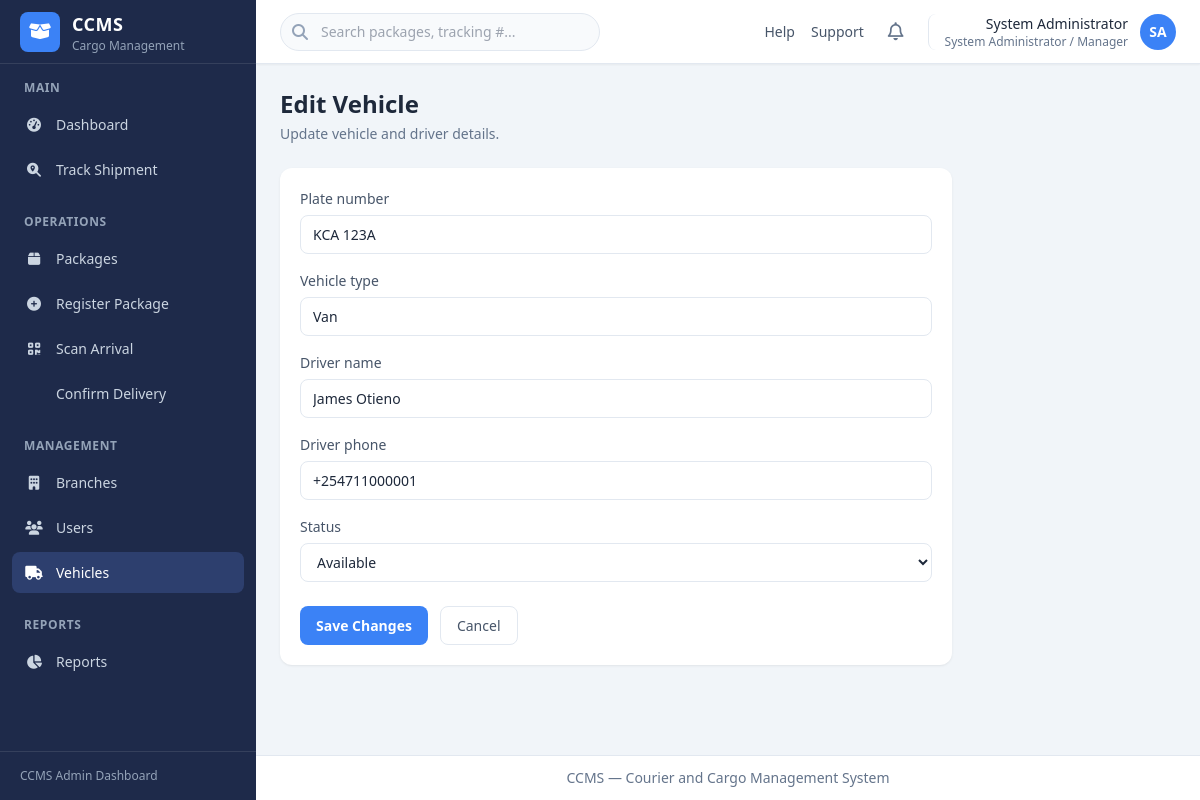
The page /vehicles/1/edit/ (signed in) on the database its author committed.
### account/models.py (models this page shows, shortened)
class User(AbstractUser):
    full_name = models.CharField(max_length=255)
    phone_number = models.CharField(max_length=20, blank=True)
    role = models.CharField(
        max_length=20,
        choices=UserRole.choices,
        default=UserRole.BRANCH_OFFICER,
    )
    status = models.CharField(
        max_length=20,
        choices=UserStatus.choices,
        default=UserStatus.ACTIVE,
    )
    branch = models.ForeignKey(
        'ccms_app.Branch',
        on_delete=models.SET_NULL,
        null=True,
        blank=True,
        related_name='staff',
    )
    class Meta:
        ordering = ['full_name']
    @property
    def is_admin_manager(self):
        return self.role == UserRole.ADMIN_MANAGER
    @property
    def role_label(self):
        return self.get_role_display()
    def get_initials(self):
        parts = self.full_name.strip().split()
        if len(parts) >= 2:
            return (parts[0][0] + parts[-1][0]).upper()
        if parts:
            return parts[0][0].upper()
        return self.username[:1].upper()

### ccms_app/models.py (models this page shows, shortened)
class Vehicle(models.Model):
    plate_number = models.CharField(max_length=20, unique=True)
    vehicle_type = models.CharField(max_length=100)
    driver_name = models.CharField(max_length=255)
    driver_phone = models.CharField(max_length=20)
    status = models.CharField(
        max_length=20,
        choices=VehicleStatus.choices,
        default=VehicleStatus.AVAILABLE,
    )
    created_at = models.DateTimeField(auto_now_add=True)
    updated_at = models.DateTimeField(auto_now=True)
    class Meta:
        ordering = ['plate_number']

### ccms_app/views_management.py (the view, shortened to what this page needs)
# urls.py: path('vehicles/<int:pk>/edit/', views_management.vehicle_edit, name='vehicle_edit'),
@admin_required
def vehicle_edit(request, pk):
    vehicle = get_object_or_404(Vehicle, pk=pk)
    form = VehicleForm(request.POST or None, instance=vehicle)
    return render(request, 'ccms_app/vehicles/form.html', {
        'active_nav': 'vehicles',
        'form': form,
        'title': 'Edit Vehicle',
        'submit_label': 'Save Changes',
        'object': vehicle,
    })

### ccms_app/forms.py
class VehicleForm(forms.ModelForm):
    class Meta:
        model = Vehicle
        fields = ['plate_number', 'vehicle_type', 'driver_name', 'driver_phone', 'status']
        widgets = {
            'plate_number': forms.TextInput(attrs={'class': INPUT_CLASS, 'placeholder': 'e.g. KCA 123A'}),
            'vehicle_type': forms.TextInput(attrs={'class': INPUT_CLASS, 'placeholder': 'Van, Truck, ...'}),
            'driver_name': forms.TextInput(attrs={'class': INPUT_CLASS}),
            'driver_phone': forms.TextInput(attrs={'class': INPUT_CLASS, 'placeholder': '+254...'}),
            'status': forms.Select(attrs={'class': SELECT_CLASS}),
        }

### templates/ccms_app/vehicles/form.html (shortened to what this page needs)
{% extends "base.html" %}
{% block page_header %}
<div class="mb-6">
    <h1 class="text-2xl font-bold text-slate-800">{{ title }}</h1>
    <p class="mt-1 text-sm text-slate-500">
        {% if object %}Update vehicle and driver details.{% else %}Register a new vehicle for cargo transport.{% endif %}
    </p>
</div>
{% endblock %}
{% block content %}
<form method="post" class="dashboard-card max-w-2xl">
    {% for field in form %}
        {% include "includes/form_field.html" with field=field %}
    {% endfor %}
    <div class="mt-6 flex gap-3">
        <button type="submit" class="btn-primary">{{ submit_label }}</button>
        <a href="{% url 'ccms_app:vehicle_list' %}" class="btn-secondary">Cancel</a>
    </div>
</form>
{% endblock %}

### templates/includes/header.html (shortened to what this page needs)
<header class="sticky top-0 z-20 flex h-16 items-center justify-between border-b border-slate-200 bg-white px-4 shadow-sm md:px-6">
    <div class="flex items-center gap-4">
        <div class="relative hidden sm:block">
            <i class="fa-solid fa-search absolute left-3 top-1/2 -translate-y-1/2 text-slate-400"></i>
            <input type="search" placeholder="Search packages, tracking #..."
                   class="w-64 rounded-full border border-slate-200 bg-slate-50 py-2 pl-10 pr-4 text-sm focus:border-brand focus:outline-none focus:ring-1 focus:ring-brand md:w-80">
        </div>
    </div>
    <div class="flex items-center gap-2 md:gap-4">
        <nav class="hidden items-center gap-4 text-sm text-slate-600 md:flex">
            <a href="#" class="hover:text-brand">Help</a>
            <a href="#" class="hover:text-brand">Support</a>
        </nav>
        <button type="button" class="rounded-lg p-2 text-slate-500 hover:bg-slate-100" title="Notifications">
            <i class="fa-regular fa-bell text-lg"></i>
        </button>
        <div class="relative" id="user-menu-wrapper">
            <button type="button" id="user-menu-toggle"
                    class="flex items-center gap-3 rounded-lg border-l border-slate-200 pl-3 hover:bg-slate-50 md:pl-4">
                <div class="hidden text-right sm:block">
                    <p class="text-sm font-medium text-slate-800">{{ user.full_name }}</p>
                    <p class="text-xs text-slate-500">{{ user.role_label }}</p>
                </div>
                <div class="flex h-9 w-9 items-center justify-center rounded-full bg-brand text-sm font-semibold text-white">
                    {{ user.get_initials }}
                </div>
            </button>
        </div>
    </div>
</header>

### templates/includes/form_field.html (shortened to what this page needs)
<div class="mb-4">
    <label for="{{ field.id_for_label }}" class="form-label">{{ field.label }}</label>
    {{ field }}
</div>

### static/css/dashboard.css (style rules this page uses)
.dashboard-card { background-color: #ffffff; border-radius: 0.75rem; padding: 1.25rem; box-shadow: 0 1px 3px 0 rgb(0 0 0 / 0.06), 0 1px 2px -1px rgb(0 0 0 / 0.06); }
.form-label { display: block; margin-bottom: 0.375rem; font-size: 0.875rem; font-weight: 500; color: #475569; }
.form-input { display: block; width: 100%; border-radius: 0.5rem; border: 1px solid #e2e8f0; background-color: #ffffff; padding: 0.5rem 0.75rem; font-size: 0.875rem; color: #1e293b; transition: border-color 0.15s, box-shadow 0.15s; }
.btn-primary { display: inline-flex; align-items: center; gap: 0.5rem; border-radius: 0.5rem; background-color: #3b82f6; padding: 0.5rem 1rem; font-size: 0.875rem; font-weight: 600; color: #ffffff; transition: background-color 0.15s; }
.btn-secondary { display: inline-flex; align-items: center; gap: 0.5rem; border-radius: 0.5rem; border: 1px solid #e2e8f0; background-color: #ffffff; padding: 0.5rem 1rem; font-size: 0.875rem; font-weight: 500; color: #475569; transition: background-color 0.15s; }

### rows shown on the page
User: full_name "System Administrator", role_label "System Administrator / Manager", get_initials "SA"
Vehicle: form "KCA 123A" "Van" "James Otieno" "+254711000001" "Available"

### other values the page prints
{{ title }} "Edit Vehicle"
{{ field.label }} "Plate number" "Vehicle type" "Driver name" "Driver phone" "Status"
{{ submit_label }} "Save Changes"
